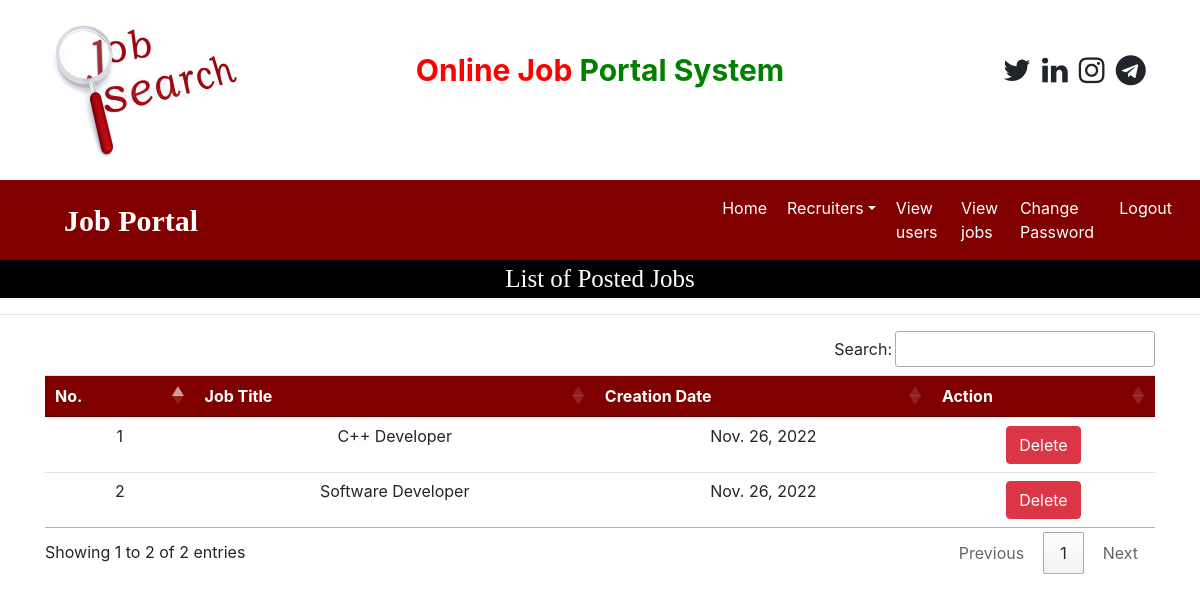
Screenshot of /job_list_admin (signed in) with the database file from the repository.
### job/models.py (models this page shows, shortened)
class Job(models.Model):
    recruiter = models.ForeignKey(Recruiter, on_delete=models.CASCADE)
    start_date = models.DateField()
    end_date = models.DateField()
    image = models.FileField(null=True)
    title = models.CharField(max_length=100)
    salary = models.IntegerField()
    description = models.CharField(max_length=200)
    experience = models.CharField(max_length=50)
    location = models.CharField(max_length=100)
    skills = models.CharField(max_length=100)
    creation_date = models.DateField()

### job/views.py (the view)
# urls.py: path('job_list_admin', job_list_admin, name="job_list_admin"),
def job_list_admin(request):
    if not request.user.is_authenticated:
        return redirect('admin_login')
    data = Job.objects.all().order_by('start_date')
    d = {'data': data}
    return render(request, 'job_list_admin.html', d)

### job/templates/job_list_admin.html
{% load static %}
{% block body %}
{% include 'admin_navigations.html' %}
<div style="font-family:'Monotype Corsiva'; font-size:25px; color: white; background-color: black; text-align: center">
    List of Posted Jobs
</div>
<hr>
<div class="container">
<table class="table table-hover" id="example">
    <thead>
    <tr style="background-color: maroon; color: white; text-align: center">
        <th>No.</th>
        <th>Job Title</th>
        <th>Creation Date</th>
        <th>Action</th>
    </tr>
    </thead>
    <tbody>
    {% for i in data %}
    <tr style="text-align: center">
        <td>{{forloop.counter}}</td>
        <td>{{i.title}}</td>
        <td>{{i.creation_date}}</td>
        <td><a href="{% url 'delete_job_admin' i.id %}" class="btn btn-danger" onclick="return confirm('Delete job?')">Delete</a>
        </td>
    </tr>
    {% endfor %}
    </tbody>
</table>
</div>
{% endblock %}

### rows the page displays
Job: title "C++ Developer", creation_date "Nov. 26, 2022"
Job: title "Software Developer", creation_date "Nov. 26, 2022"
